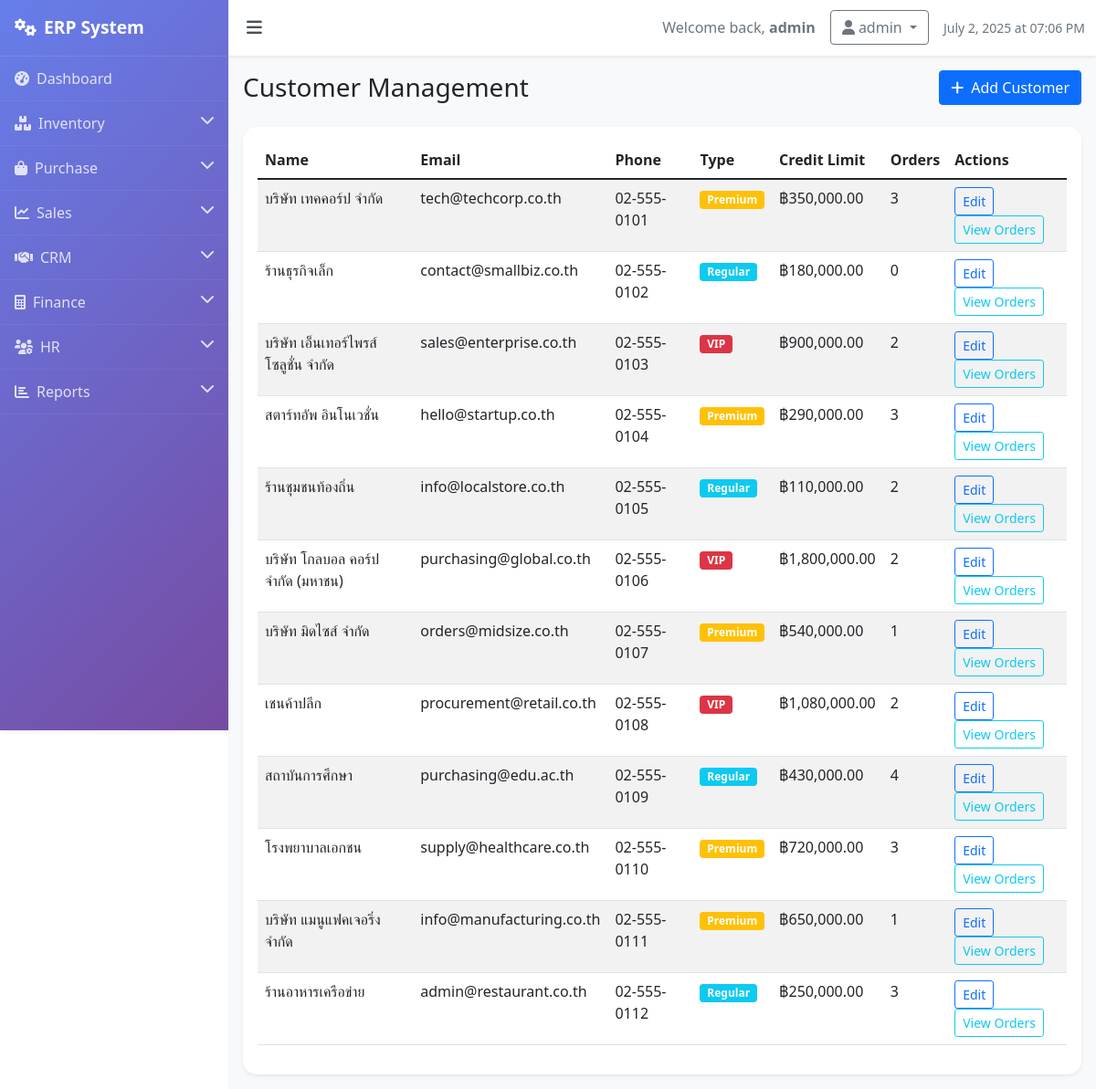
/sales/customers (signed in), run on the app's committed database.
### models.py (models this page shows, shortened)
class Customer(db.Model):
    id = db.Column(db.Integer, primary_key=True)
    name = db.Column(db.String(100), nullable=False)
    email = db.Column(db.String(120), unique=True, nullable=False)
    phone = db.Column(db.String(20))
    address = db.Column(db.Text)
    customer_type = db.Column(db.String(20), default='regular')
    credit_limit = db.Column(db.Float, default=0.0)
    created_at = db.Column(db.DateTime, default=lambda: datetime.now(timezone.utc))
    sales_orders = db.relationship('SalesOrder', backref='customer', lazy=True)

### routes.py (the view)
    @app.route('/sales/customers')
    def customers():
        if 'user_id' not in session:
            return redirect(url_for('login'))
        customers = Customer.query.all()
        return render_template('sales/customers.html', customers=customers)

### templates/sales/customers.html (shortened to what this page needs)
{% extends "base.html" %}
{% block content %}
<div class="d-flex justify-content-between align-items-center mb-4">
    <h1 class="h3 mb-0">Customer Management</h1>
    <a href="{{ url_for('add_customer') }}" class="btn btn-primary">
        <i class="fas fa-plus me-2"></i>Add Customer
    </a>
</div>
<div class="card">
    <div class="card-body">
        {% if customers %}
        <div class="table-responsive">
            <table class="table table-striped">
                <thead>
                    <tr>
                        <th>Name</th>
                        <th>Email</th>
                        <th>Phone</th>
                        <th>Type</th>
                        <th>Credit Limit</th>
                        <th>Orders</th>
                        <th>Actions</th>
                    </tr>
                </thead>
                <tbody>
                    {% for customer in customers %}
                    <tr>
                        <td>{{ customer.name }}</td>
                        <td>{{ customer.email }}</td>
                        <td>{{ customer.phone or 'N/A' }}</td>
                        <td>
                            {% if customer.customer_type == 'premium' %}
                                <span class="badge bg-warning">Premium</span>
                            {% elif customer.customer_type == 'vip' %}
                                <span class="badge bg-danger">VIP</span>
                            {% elif customer.customer_type == 'regular' %}
                                <span class="badge bg-info">Regular</span>
                            {% else %}
                                <span class="badge bg-secondary">Standard</span>
                            {% endif %}
                        </td>
                        <td>฿{{ "{:,.2f}".format(customer.credit_limit or 0) }}</td>
                        <td>{{ customer.sales_orders|length }}</td>
                        <td>
                            <button class="btn btn-sm btn-outline-primary">Edit</button>
                            <button class="btn btn-sm btn-outline-info">View Orders</button>
                        </td>
                    </tr>
                    {% endfor %}
                </tbody>
            </table>
        </div>
        {% else %}
        <div class="text-center py-4">
            <i class="fas fa-users fa-3x text-muted mb-3"></i>
            <p class="text-muted">No customers found. <a href="{{ url_for('add_customer') }}">Add your first customer</a></p>
        </div>
        {% endif %}
    </div>
</div>
{% endblock %}

### templates/base.html (style rules this page uses)
body { overflow-x: hidden; }
.card { border: none; border-radius: 15px; box-shadow: 0 0.125rem 0.25rem rgba(0, 0, 0, 0.075); transition: transform 0.2s; }

### data on the page
Customer: name "บริษัท เทคคอร์ป จำกัด", email "tech@techcorp.co.th", phone "02-555-0101", customer_type "Premium", credit_limit "350,000.00", sales_orders|length "3"
Customer: name "ร้านธุรกิจเล็ก", email "contact@smallbiz.co.th", phone "02-555-0102", customer_type "Regular", credit_limit "180,000.00", sales_orders|length "0"
Customer: name "บริษัท เอ็นเทอร์ไพรส์ โซลูชั่น จำกัด", email "sales@enterprise.co.th", phone "02-555-0103", customer_type "VIP", credit_limit "900,000.00", sales_orders|length "2"
Customer: name "สตาร์ทอัพ อินโนเวชั่น", email "hello@startup.co.th", phone "02-555-0104", customer_type "Premium", credit_limit "290,000.00", sales_orders|length "3"
Customer: name "ร้านชุมชนท้องถิ่น", email "info@localstore.co.th", phone "02-555-0105", customer_type "Regular", credit_limit "110,000.00", sales_orders|length "2"
Customer: name "บริษัท โกลบอล คอร์ป จำกัด (มหาชน)", email "purchasing@global.co.th", phone "02-555-0106", customer_type "VIP", credit_limit "1,800,000.00", sales_orders|length "2"
Customer: name "บริษัท มิดไซส์ จำกัด", email "orders@midsize.co.th", phone "02-555-0107", customer_type "Premium", credit_limit "540,000.00", sales_orders|length "1"
Customer: name "เชนค้าปลีก", email "procurement@retail.co.th", phone "02-555-0108", customer_type "VIP", credit_limit "1,080,000.00", sales_orders|length "2"
Customer: name "สถาบันการศึกษา", email "purchasing@edu.ac.th", phone "02-555-0109", customer_type "Regular", credit_limit "430,000.00", sales_orders|length "4"
Customer: name "โรงพยาบาลเอกชน", email "supply@healthcare.co.th", phone "02-555-0110", customer_type "Premium", credit_limit "720,000.00", sales_orders|length "3"
Customer: name "บริษัท แมนูแฟคเจอริ่ง จำกัด", email "info@manufacturing.co.th", phone "02-555-0111", customer_type "Premium", credit_limit "650,000.00", sales_orders|length "1"
Customer: name "ร้านอาหารเครือข่าย", email "admin@restaurant.co.th", phone "02-555-0112", customer_type "Regular", credit_limit "250,000.00", sales_orders|length "3"

### other printed values
{{ session.username }} "admin"
